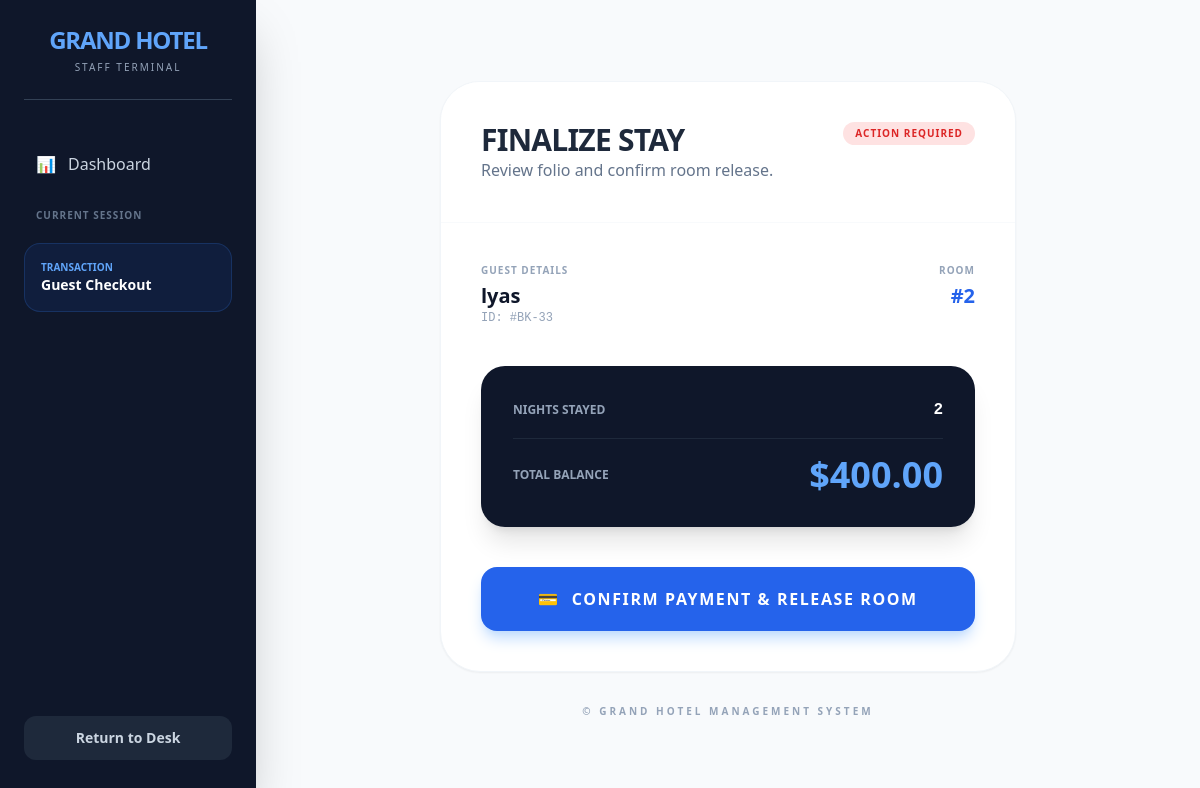
Page /checkout.php?booking_id=33 (signed in) on the committed database.
### tables this page shows
CREATE TABLE `bookings` (
  `booking_id` int(11) NOT NULL,
  `guest_id` int(11) DEFAULT NULL,
  `room_id` int(11) DEFAULT NULL,
  `staff_id` int(11) DEFAULT NULL,
  `check_in` date DEFAULT NULL,
  `check_out` date DEFAULT NULL,
  `booking_source` enum('Walk-in','Phone','Online') DEFAULT NULL,
  `booking_status` enum('Reserved','Checked-In','Stay-Over','Checked-Out') DEFAULT NULL
);

CREATE TABLE `guests` (
  `guest_id` int(11) NOT NULL,
  `full_name` varchar(100) NOT NULL,
  `id_type` enum('Passport','National ID','Drivers License') DEFAULT NULL,
  `id_number` varchar(50) DEFAULT NULL,
  `contact_info` varchar(100) DEFAULT NULL,
  `loyalty_status` enum('New','Regular','VIP') DEFAULT 'New'
);

CREATE TABLE `rooms` (
  `room_id` int(11) NOT NULL,
  `room_number` varchar(10) NOT NULL,
  `room_type` varchar(50) DEFAULT NULL,
  `housekeeping_status` enum('Clean','Dirty','Inspecting') DEFAULT 'Clean',
  `price_per_night` decimal(10,2) DEFAULT NULL,
  `description` text DEFAULT NULL,
  `photo` varchar(255) DEFAULT NULL
);

### checkout.php (the view, shortened to what this page needs)
<?php
include('db.php');
$data = null;
$total_bill = 0;
if(isset($_GET['booking_id'])) {
    $b_id = mysqli_real_escape_string($conn, $_GET['booking_id']);
    $query = "SELECT b.*, r.price_per_night, r.room_id, g.full_name FROM bookings b
              JOIN rooms r ON b.room_id = r.room_id
              JOIN guests g ON b.guest_id = g.guest_id
              WHERE b.booking_id = '$b_id'";
    $res = mysqli_query($conn, $query);
    $data = mysqli_fetch_assoc($res);
    if($data) {
        $days = (strtotime($data['check_out']) - strtotime($data['check_in'])) / 86400;
        $days = ($days <= 0) ? 1 : $days;
        $total_bill = $days * $data['price_per_night'];
    }
}
?>
<!DOCTYPE html>
<html lang="en">
<head>
    <script src="https://cdn.tailwindcss.com"></script>
</head>
<body class="bg-slate-50 flex min-h-screen">
    <div class="w-64 bg-slate-900 text-white p-6 fixed h-full shadow-2xl">
        <div class="mb-10 border-b border-slate-700 pb-6 text-center">
            <h1 class="text-2xl font-black text-blue-400 tracking-tighter">GRAND HOTEL</h1>
            <p class="text-[10px] text-slate-400 uppercase tracking-[0.2em] mt-1">Staff Terminal</p>
        </div>
        <nav class="space-y-2">
            <a href="dashboard.php" class="flex items-center p-3 rounded-xl hover:bg-slate-800 text-slate-300 transition">
                <span class="mr-3">📊</span> Dashboard
            </a>
            <div class="p-3 text-[10px] font-black text-slate-500 uppercase tracking-widest mt-10">Current Session</div>
            <div class="bg-blue-600/10 border border-blue-500/20 p-4 rounded-2xl">
                <p class="text-[10px] text-blue-400 uppercase font-bold">Transaction</p>
                <p class="text-sm font-bold text-white">Guest Checkout</p>
            </div>
        </nav>
        <div class="absolute bottom-10 left-6 right-6">
            <a href="dashboard.php" class="block text-center p-3 rounded-xl bg-slate-800 text-slate-300 hover:bg-slate-700 transition font-bold text-sm">Return to Desk</a>
        </div>
    </div>
    <div class="ml-64 p-10 w-full flex items-center justify-center">
        <div class="w-full max-w-xl">
            <div class="bg-white rounded-[2.5rem] shadow-sm border border-slate-100 overflow-hidden">
                <div class="p-10 border-b border-slate-50 bg-white">
                    <div class="flex justify-between items-start">
                        <div>
                            <h2 class="text-3xl font-black text-slate-800 tracking-tight uppercase">Finalize Stay</h2>
                            <p class="text-slate-500 font-medium">Review folio and confirm room release.</p>
                        </div>
                        <span class="bg-red-100 text-red-600 text-[10px] font-black px-3 py-1 rounded-full uppercase tracking-widest">Action Required</span>
                    </div>
                </div>
                <div class="p-10">
                    <?php if($data): ?>
                        <div class="grid grid-cols-2 gap-8 mb-10">
                            <div>
                                <p class="text-[10px] font-black text-slate-400 uppercase tracking-widest">Guest Details</p>
                                <p class="text-xl font-bold text-slate-900 mt-1"><?php echo $row['full_name'] ?? $data['full_name']; ?></p>
                                <p class="text-xs font-mono text-slate-400">ID: #BK-<?php echo $data['booking_id']; ?></p>
                            </div>
                            <div class="text-right">
                                <p class="text-[10px] font-black text-slate-400 uppercase tracking-widest">Room</p>
                                <p class="text-xl font-black text-blue-600 mt-1">#<?php echo $data['room_id']; ?></p>
                            </div>
                        </div>
                        <div class="bg-slate-900 rounded-3xl p-8 text-white shadow-xl mb-10">
                            <div class="flex justify-between items-center mb-4 pb-4 border-b border-slate-800">
                                <span class="text-slate-400 text-xs font-bold uppercase">Nights Stayed</span>
                                <span class="font-mono font-bold"><?php echo (int)$days; ?></span>
                            </div>
                            <div class="flex justify-between items-center">
                                <span class="text-slate-400 text-xs font-bold uppercase">Total Balance</span>
                                <span class="text-4xl font-black text-blue-400">$<?php echo number_format($total_bill, 2); ?></span>
                            </div>
                        </div>
                        <form method="POST">
                            <button name="confirm_checkout" class="w-full bg-blue-600 text-white font-black py-5 rounded-2xl hover:bg-blue-700 transition-all shadow-lg shadow-blue-200 uppercase tracking-widest flex items-center justify-center gap-3">
                                <span>💳</span> Confirm Payment & Release Room
                            </button>
                        </form>
                    <?php endif; ?>
                </div>
            </div>
            <p class="text-center text-slate-400 text-[10px] font-bold uppercase mt-8 tracking-[0.3em]">© Grand Hotel Management System</p>
        </div>
    </div>
</body>
</html>

### rows in the picture
bookings: guest.full_name "lyas", booking_id "33", room.room_id "2", days "2", total_bill "400.00"
